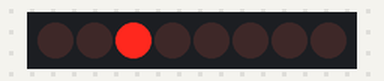
Recording of a sketch running on a simulated Arduino Uno, built with avr-gcc and run on an emulated ATmega328P. On the bench: 8 shift-register outputs drawn as a row of LEDs (first output left, lit = HIGH). Wiring (inferred from the names in the program): shift register (74HC595): data pin 4; shift clock pin 6; latch pin 5. Wiring (inferred from the signals the program sends): row of LEDs: on Q0, Q1, Q2, Q3, Q4, Q5, Q6, Q7.

Above: at 0.2 s.
At 4.0 s:
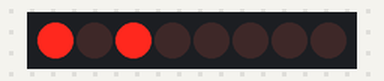
At 6.0 s:
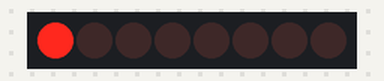
At 9.0 s:
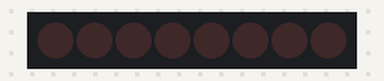
At 13.0 s:
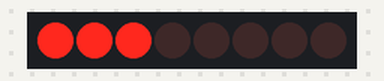
Timing chart, 0 to 15.0 s (numbered marks = the images above):
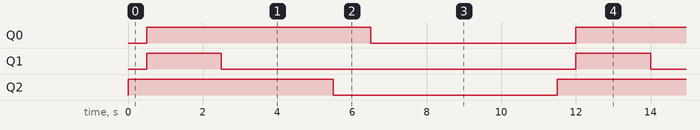

Measured:
- by itself, Q0: alternates HIGH for 6.0 s and LOW for 5.5 s
- by itself, Q1: alternates HIGH for 2.0 s and LOW for 9.5 s
- by itself, Q2: alternates HIGH for 5.5 s and LOW for 6.0 s

The sketch:

3.Control_mosfet_using_74HC595_array_with_fuction.ino
```cpp
/*
 * Date    : 14 February, 2024
 * Notes   : 74HC595 Shift Register to count from 0 to 255
 * Notes   : Using arrays and parameter in binary
 * Notes   : with function
 */

//Pin connected to ST_CP of 74HC595
int latchPin = 5;
//Pin connected to SH_CP of 74HC595
int clockPin = 6;
////Pin connected to DS of 74HC595
int dataPin = 4;
int binaryNumber [8] = {B00000100, B00000111, B00000101, B00000001, B00100000, B00111000, B00101000, B00001000};
int delayValues [4] = {500, 2000, 3000, 1000};

void setup() {
//set pins to output so you can control the shift register
  pinMode(latchPin, OUTPUT);
  pinMode(clockPin, OUTPUT);
  pinMode(dataPin, OUTPUT);

}
void loop() {
  for (int i=0; i<4; i++){
  mosfetControl(binaryNumber[i], delayValues[i]);
  }
   mosfetControl(0,5000 );

//  digitalWrite(latchPin, LOW);
//  shiftOut(dataPin, clockPin, MSBFIRST, binaryNumber[0]);
//  digitalWrite(latchPin, HIGH);
//  delay(delayValues[0]);
//
//  digitalWrite(latchPin, LOW);
//  shiftOut(dataPin, clockPin, MSBFIRST, binaryNumber[1]);
//  digitalWrite(latchPin, HIGH);
//  delay(delayValues[1]);
//
//  digitalWrite(latchPin, LOW);
//  shiftOut(dataPin, clockPin, MSBFIRST, binaryNumber[2]);
//  digitalWrite(latchPin, HIGH);
//  delay(delayValues[2]);
//
//  digitalWrite(latchPin, LOW);
//  shiftOut(dataPin, clockPin, MSBFIRST, binaryNumber[3]);
//  digitalWrite(latchPin, HIGH);
//  delay(delayValues[3]);
//
//  digitalWrite(latchPin, LOW);
//  shiftOut(dataPin, clockPin, MSBFIRST, binaryNumber[4]);
//  digitalWrite(latchPin, HIGH);
//  delay(delayValues[0]);
//
//  digitalWrite(latchPin, LOW);
//  shiftOut(dataPin, clockPin, MSBFIRST, binaryNumber[5]);
//  digitalWrite(latchPin, HIGH);
//  delay(delayValues[1]);
//
//  digitalWrite(latchPin, LOW);
//  shiftOut(dataPin, clockPin, MSBFIRST, binaryNumber[6]);
//  digitalWrite(latchPin, HIGH);
//  delay(delayValues[2]);
//
//  digitalWrite(latchPin, LOW);
//  shiftOut(dataPin, clockPin, MSBFIRST, binaryNumber[7]);
//  digitalWrite(latchPin, HIGH);
//  delay(delayValues[3]);
}
void mosfetControl (byte binaryValue, int del){

  digitalWrite(latchPin, LOW);
  shiftOut(dataPin, clockPin, MSBFIRST, binaryValue);
  digitalWrite(latchPin, HIGH);
  delay(del);

 }
```
